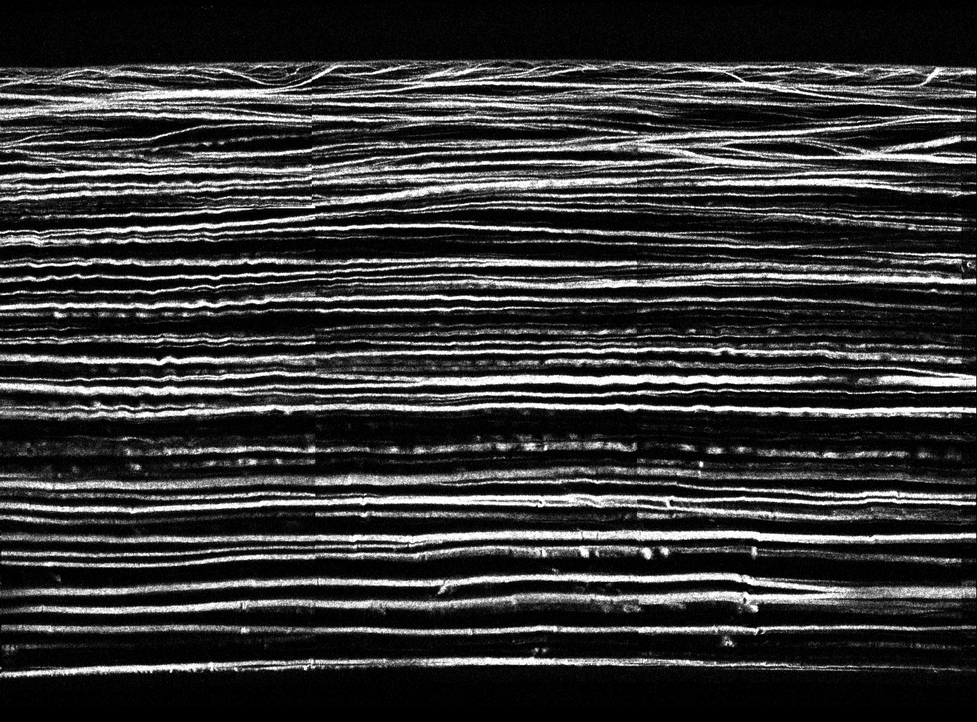
%> input picture images/Rabbit.bmp, 977 x 722 px, shrunk from 1388 x 1026 before the run
$ octave --eval "result = Thin(imread('../images/Rabbit.bmp'));"   (GNU Octave 9; MATLAB toolbox functions it lacks are replaced by stand-ins)
%> lines starting %> are read from the running program, lines starting %| are printed output that depends on the picture; in (x1, y1, x2, y2) boxes, pixels count from 0 and x2, y2 are one past the last pixel; in counts of white or black regions, pixels touching at a corner belong together; the program's own positions count from 1
function output = Thin(image)
    image = medfilt2(image);
    image = medfilt2(image);
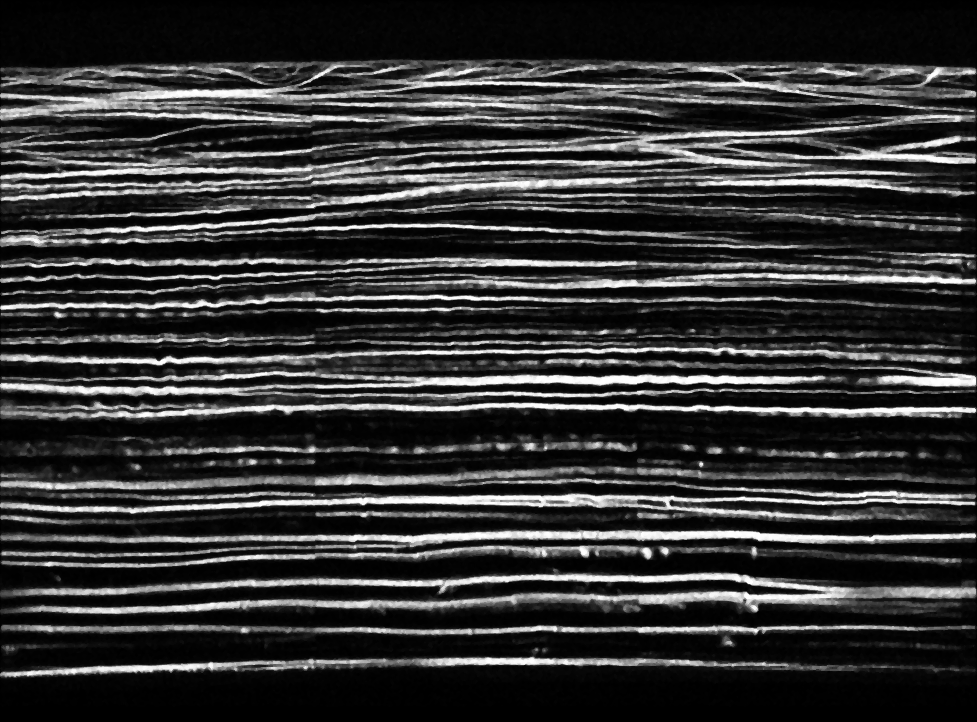
%> image: size 722x977 uint8; min 0, max 255, mean 51.7

    bw_thin = bwmorph(image, 'thin', 50);
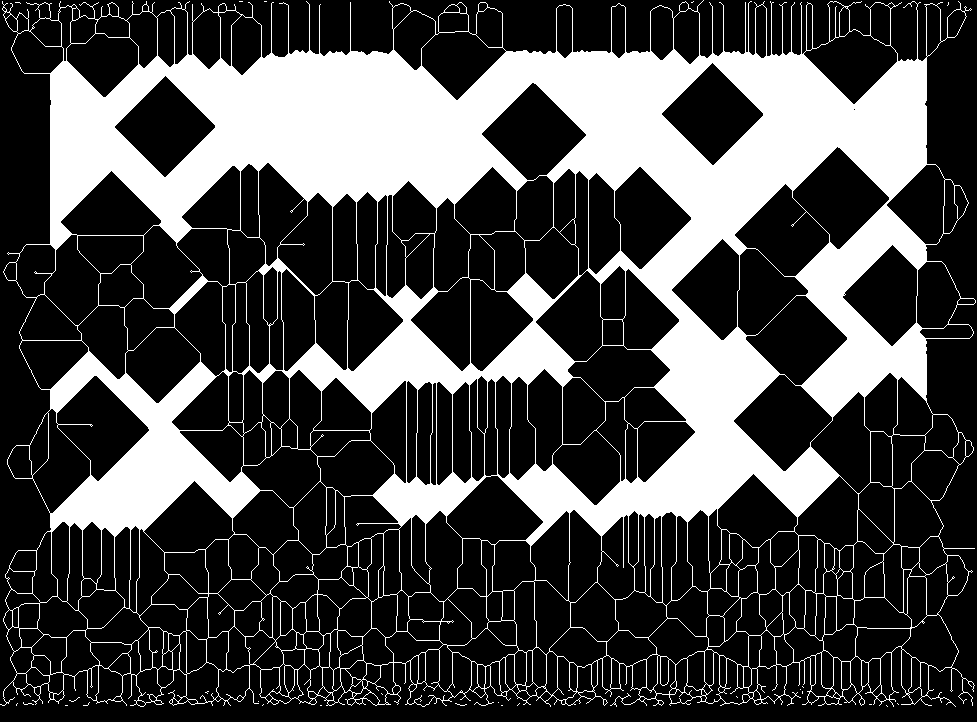
%> bw_thin: size 722x977 logical; 27.9% white; 27 white regions (26 under 20 px), largest, box (x1, y1, x2, y2) and area: (0, 0, 976, 707) 196889
    bw_thin(image < 10) = 0;
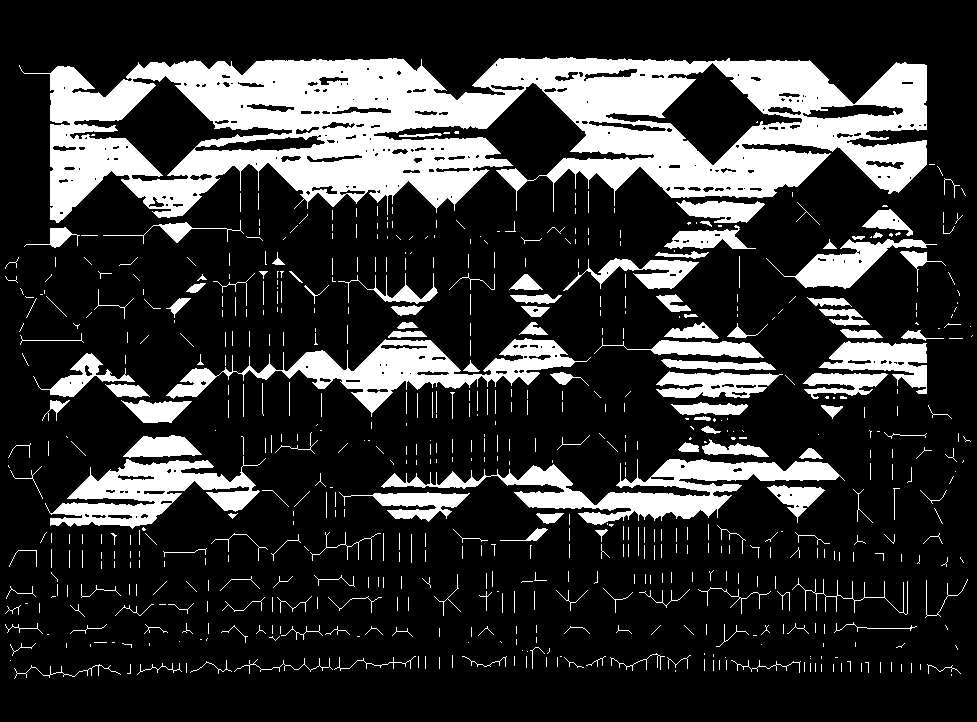
%> bw_thin: size 722x977 logical; 20.6% white; 627 white regions (452 under 20 px), largest, box (x1, y1, x2, y2) and area: (19, 57, 927, 223) 78490, (381, 459, 845, 525) 9566, (166, 338, 591, 417) 9222

    output = bw_thin;
